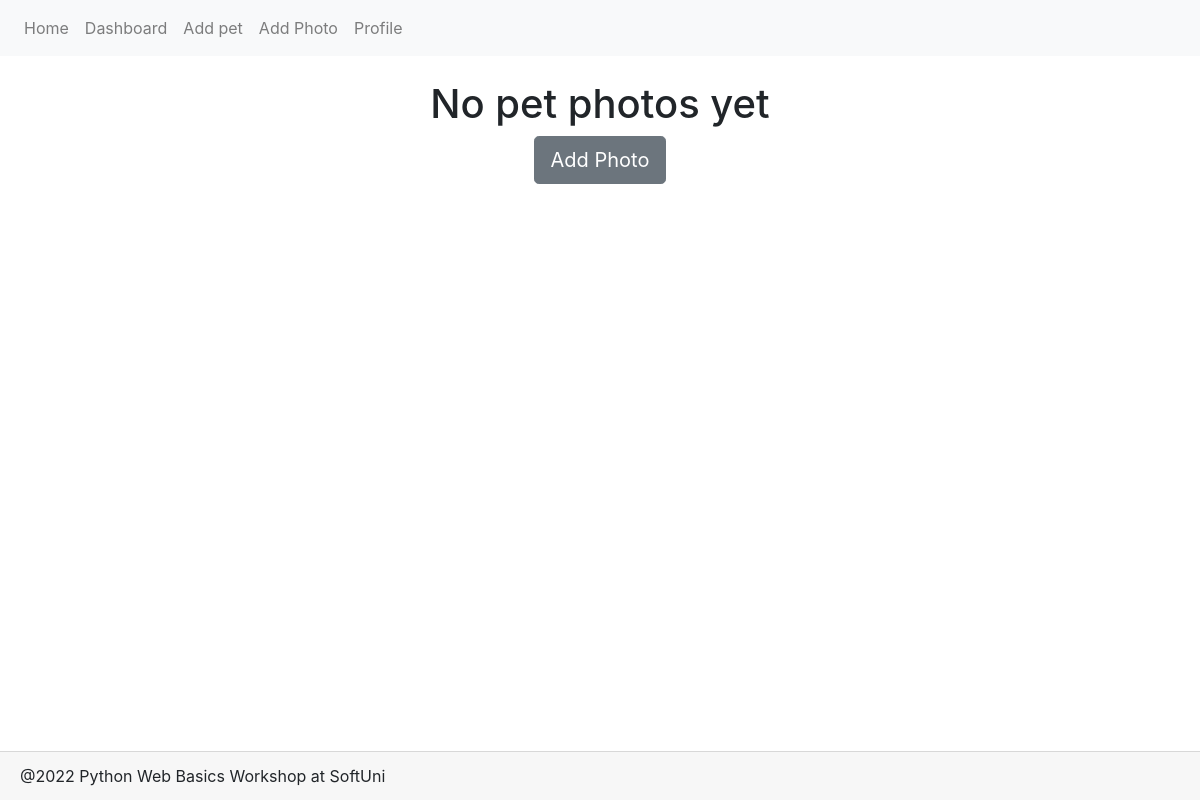
Page /dashboard/ on the earlier database version.
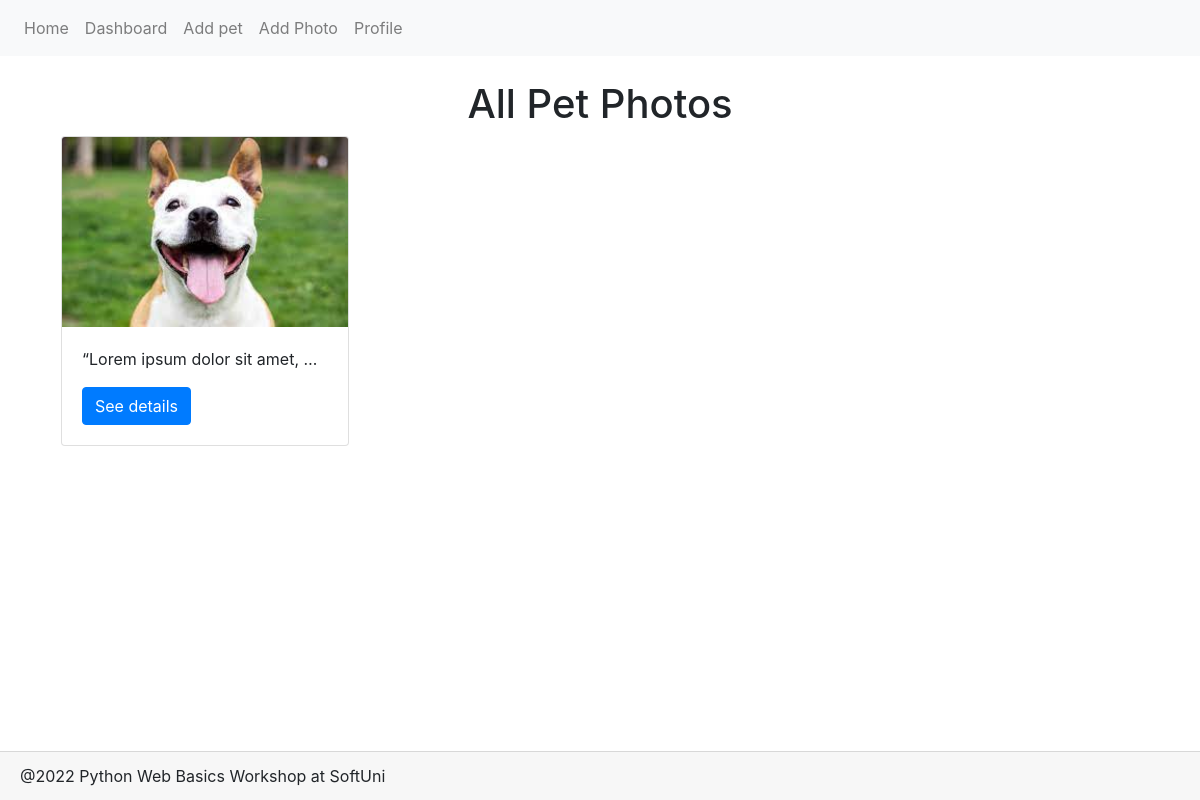
Same page on the later database version.
### petstagram/main_app/models.py (models this page shows)
class PetPhoto(models.Model):
    photo = models.ImageField(validators=(validate_image_size_5,), upload_to='images')
    pets = models.ManyToManyField(Pet, )
    description = models.TextField(null=True, blank=True)
    published = models.DateField(auto_now_add=True)

### petstagram/main_app/views.py (the view)
# urls.py: path('dashboard/', DashboardView.as_view(), name='dashboard'),
class DashboardView(ListView):
    template_name = 'dashboard.html'
    model = PetPhoto
    def get_context_data(self, **kwargs):
        result = super().get_context_data(**kwargs)
        result['profile'] = get_profile()
        result['pets_photos'] = set(PetPhoto.objects.filter(pets__user_profile=get_profile()))
        return result

### petstagram/profile_app/views.py (called while the page is built)
def get_profile():
    profile = Profile.objects.all()
    if profile:
        return profile[0]

### templates/dashboard.html (shortened to what this page needs)
{% extends 'base/common.html' %}
{% block content %}
    <div class="container">
        {% if not pets_photos %}
            <h1 class='text-center'>No pet photos yet</h1>
            <div class=" row d-flex justify-content-center align-content-center">
                <a href="#" class="btn btn-lg btn-secondary row align-self-baseline">Add Photo</a>
            </div>
        {% else %}
            <h1 class='text-center'>All Pet Photos</h1>
            <div class="container mb-5">
            <div class="row mb-5">
            {% for pet_photo in pets_photos %}
                <div class="card ml-3 mb-3" style="width: 18rem;">
                    <img src="{{ pet_photo.photo.url }}"
                         class="card-img-top" alt="Photo description">
                    <div class="card-body">
                        <p class="card-text">{{ pet_photo.description|truncatechars:30 }}</p>
                        <a href="{% url 'photo details' pet_photo.id %}" class="btn btn-primary">See details</a>
                    </div>
                </div>
            {% endfor %}
        {% endif %}
        </div>
{% endblock %}

Differences in the rows shown:
now on this page (row edited): PetPhoto: photo (picture), description "“Lorem ipsum dolor sit amet, …"
Other differences:
text no longer shown: "No pet photos yet Add Photo"
text now shown: "All Pet Photos"
